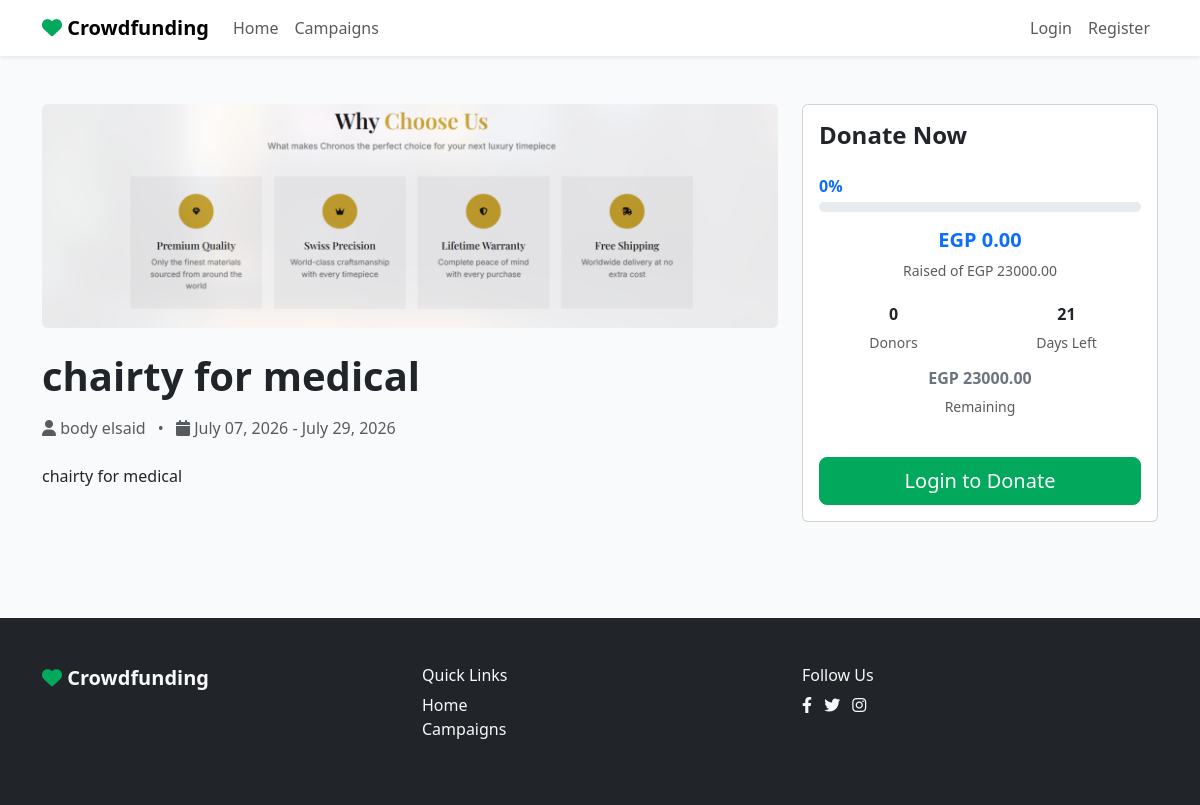
Page /campaigns/4/ on the earlier database version.
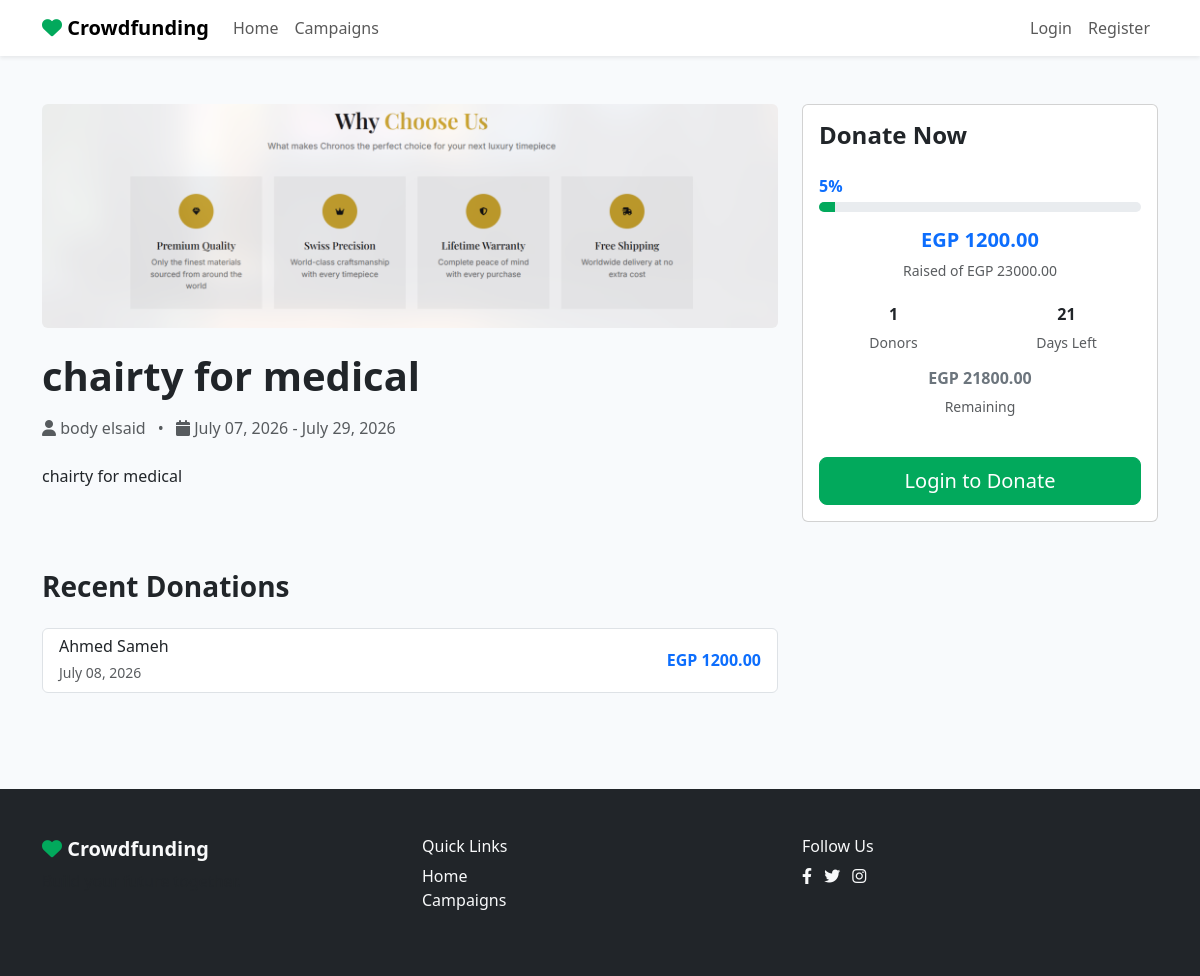
Same page on the later database version.
### projects/models.py (models this page shows, shortened)
class Campaign(models.Model):
    owner = models.ForeignKey(settings.AUTH_USER_MODEL, on_delete=models.CASCADE, related_name='campaigns')
    title = models.CharField(max_length=255)
    short_description = models.CharField(max_length=500)
    story = models.TextField()
    category = models.ForeignKey(Category, on_delete=models.CASCADE, related_name='campaigns')
    goal_amount = models.DecimalField(max_digits=12, decimal_places=2)
    raised_amount = models.DecimalField(max_digits=12, decimal_places=2, default=0.00)
    start_date = models.DateField()
    end_date = models.DateField()
    cover_image = models.ImageField(upload_to='campaign_covers/')
    is_featured = models.BooleanField(default=False)
    created_at = models.DateTimeField(auto_now_add=True)
    updated_at = models.DateTimeField(auto_now=True)
    def get_progress_percentage(self):
        if self.goal_amount == 0:
            return 0
        try:
            percentage = (float(self.raised_amount) / float(self.goal_amount)) * 100
            return round(min(100, percentage))
        except (ZeroDivisionError, TypeError):
            return 0
    def get_days_left(self):
        today = date.today()
        if today > self.end_date:
            return 0
        return (self.end_date - today).days
    def get_donor_count(self):
        return self.donations.values('donor').distinct().count()

class Donation(models.Model):
    donor = models.ForeignKey(settings.AUTH_USER_MODEL, on_delete=models.CASCADE, related_name='donations')
    campaign = models.ForeignKey(Campaign, on_delete=models.CASCADE, related_name='donations')
    amount = models.DecimalField(max_digits=12, decimal_places=2)
    donated_at = models.DateTimeField(auto_now_add=True)
    class Meta:
        ordering = ['-donated_at']

### accounts/models.py (models this page shows)
class User(AbstractUser):
    mobile_phone = models.CharField(
        max_length=11,
        validators=[
            RegexValidator(
                regex=r'^01[0125][0-9]{8}$',
                message='Enter a valid Egyptian mobile number.'
            )
        ],
        unique=True
    )
    avatar = models.ImageField(upload_to='avatars/', blank=True, null=True)
    created_at = models.DateTimeField(auto_now_add=True)

### projects/views.py (the view)
# urls.py: path('campaigns/<int:pk>/', views.campaign_detail, name='campaign_detail'),
def campaign_detail(request, pk):
    campaign = get_object_or_404(Campaign, pk=pk)
    donations = Donation.objects.filter(campaign=campaign)[:10]
    total_raised = campaign.raised_amount
    number_of_donors = campaign.get_donor_count()
    funding_percentage = campaign.get_progress_percentage()
    remaining_amount = max(0, campaign.goal_amount - total_raised)
    if request.method == 'POST' and request.user.is_authenticated:
        form = DonationForm(request.POST, campaign=campaign, user=request.user)
        if form.is_valid():
            donation = form.save(commit=False)
            donation.donor = request.user
            donation.campaign = campaign
            donation.save()
            messages.success(request, "Thank you for your donation!")
            return redirect('campaign_detail', pk=campaign.pk)
        else:
            for field, errors in form.errors.items():
                for error in errors:
                    messages.error(request, f"{form.fields[field].label if field != '__all__' else 'Error'}: {error}")
    else:
        form = DonationForm(campaign=campaign, user=request.user)
    return render(request, 'projects/campaign_detail.html', {
        'campaign': campaign,
        'donations': donations,
        'form': form,
        'total_raised': total_raised,
        'number_of_donors': number_of_donors,
        'funding_percentage': funding_percentage,
        'remaining_amount': remaining_amount,
    })

### projects/context_processors.py (called while the page is built)
def categories_processor(request):
    return {'all_categories': Category.objects.all()}

### templates/projects/campaign_detail.html (shortened to what this page needs)
{% extends "base.html" %}
{% block content %}
<section class="py-5">
    <div class="container">
        <div class="row">
            <div class="col-lg-8">
                {% if campaign.cover_image %}
                    <img src="{{ campaign.cover_image.url }}" class="img-fluid rounded mb-4" alt="{{ campaign.title }}">
                {% endif %}
                <h1 class="fw-bold mb-3">{{ campaign.title }}</h1>
                <p class="text-muted mb-4">
                    <i class="fas fa-user"></i> {{ campaign.owner.first_name }} {{ campaign.owner.last_name }}
                    <span class="mx-2">•</span>
                    <i class="fas fa-calendar"></i> {{ campaign.start_date|date:"F d, Y" }} - {{ campaign.end_date|date:"F d, Y" }}
                </p>
                <p>{{ campaign.story|linebreaks }}</p>
            </div>
            <div class="col-lg-4">
                <div class="card sticky-top" style="top: 100px;">
                    <div class="card-body">
                        <h4 class="fw-bold mb-4">Donate Now</h4>
                        <div class="d-flex justify-content-between mb-1">
                            <span class="fw-bold text-primary">{{ funding_percentage|floatformat:"0" }}%</span>
                        </div>
                        <div class="progress mb-3" style="height: 10px;">
                            <div class="progress-bar" role="progressbar" style="width: {{ funding_percentage|floatformat:"0" }}%;" aria-valuenow="{{ funding_percentage|floatformat:"0" }}" aria-valuemin="0" aria-valuemax="100"></div>
                        </div>
                        <div class="row text-center mb-4">
                            <div class="col-12 mb-2">
                                <h5 class="fw-bold text-primary">EGP {{ total_raised }}</h5>
                                <p class="text-muted small">Raised of EGP {{ campaign.goal_amount }}</p>
                            </div>
                            <div class="col-6">
                                <h6 class="fw-bold">{{ number_of_donors }}</h6>
                                <p class="text-muted small">Donors</p>
                            </div>
                            <div class="col-6">
                                <h6 class="fw-bold">{{ campaign.get_days_left }}</h6>
                                <p class="text-muted small">Days Left</p>
                            </div>
                            <div class="col-12">
                                <h6 class="fw-bold text-secondary">EGP {{ remaining_amount }}</h6>
                                <p class="text-muted small">Remaining</p>
                            </div>
                        </div>
                        {% if user.is_authenticated %}
                            {% if user == campaign.owner %}
                                <div class="alert alert-info" role="alert">
                                    <i class="fas fa-info-circle me-2"></i>
                                    This is your campaign — you cannot donate to your own campaign.
                                </div>
                            {% else %}
                                {% if messages %}
                                    {% for message in messages %}
                                        <div class="alert alert-{{ message.tags }} alert-dismissible fade show mb-3" role="alert">
                                            {{ message }}
                                            <button type="button" class="btn-close" data-bs-dismiss="alert"></button>
                                        </div>
                                    {% endfor %}
                                {% endif %}
                                {% if form.non_field_errors %}
                                    <div class="alert alert-danger mb-3" role="alert">
                                        {% for error in form.non_field_errors %}
                                            {{ error }}
                                        {% endfor %}
                                    </div>
                                {% endif %}
                                <form method="post" class="mb-4">
                                    {% csrf_token %}
                                    <div class="mb-3">
                                        <label class="form-label">Amount (EGP)</label>
                                        {{ form.amount }}
                                        {% if form.amount.errors %}
                                            <div class="text-danger small">
                                                {% for error in form.amount.errors %}
                                                    {{ error }}
                                                {% endfor %}
                                            </div>
                                        {% endif %}
                                    </div>
                                    <div class="d-grid gap-2">
                                        <button type="submit" class="btn btn-primary btn-lg fw-bold">Donate Now</button>
                                    </div>
                                </form>
                            {% endif %}
                        {% else %}
                            <a href="{% url 'login' %}" class="btn btn-primary btn-lg w-100">Login to Donate</a>
                        {% endif %}
                    </div>
                </div>
            </div>
        </div>
        {% if donations %}
            <div class="row mt-5">
                <div class="col-lg-8">
                    <h3 class="fw-bold mb-4">Recent Donations</h3>
                    <div class="list-group">
                        {% for donation in donations %}
                            <div class="list-group-item">
                                <div class="d-flex justify-content-between align-items-center">
                                    <div>
                                        <h6 class="mb-1">{{ donation.donor.first_name }} {{ donation.donor.last_name }}</h6>
                                        <small class="text-muted">{{ donation.donated_at|date:"F d, Y" }}</small>
                                    </div>
                                    <span class="fw-bold text-primary">EGP {{ donation.amount }}</span>
                                </div>
                            </div>
                        {% endfor %}
                    </div>
                </div>
            </div>
        {% endif %}
    </div>
</section>
{% endblock %}

### templates/base.html (shortened to what this page needs)
<!DOCTYPE html>
<html lang="en">
<head>
    <link href="https://cdn.jsdelivr.net/npm/bootstrap@5.3.0/dist/css/bootstrap.min.css" rel="stylesheet">
    <link rel="stylesheet" href="https://cdnjs.cloudflare.com/ajax/libs/font-awesome/6.4.0/css/all.min.css">
    <link rel="stylesheet" href="/static/css/style.css">
</head>
<body>
    <nav class="navbar navbar-expand-lg bg-white shadow-sm sticky-top">
        <div class="container">
            <a class="navbar-brand fw-bold" href="{% url 'home' %}">
                <i class="fas fa-heart" style="color: #02A95C;"></i> Crowdfunding
            </a>
            <div class="collapse navbar-collapse" id="navbarNav">
                <ul class="navbar-nav me-auto">
                <li class="nav-item">
                    <a class="nav-link" href="{% url 'home' %}">Home</a>
                </li>
                <li class="nav-item">
                    <a class="nav-link" href="{% url 'campaign_list' %}">Campaigns</a>
                </li>
                </ul>
                <ul class="navbar-nav ms-auto">
                    {% if user.is_authenticated %}
                        <li class="nav-item">
                            <a class="nav-link" href="{% url 'dashboard' %}">Dashboard</a>
                        </li>
                        <li class="nav-item">
                            <a class="nav-link" href="{% url 'campaign_create' %}">
                                <i class="fas fa-plus"></i> Start Campaign
                            </a>
                        </li>
                        <li class="nav-item dropdown ">
                            <a class="nav-link dropdown-toggle" href="#" id="navbarDropdown" role="button" data-bs-toggle="dropdown">
                                {{ user.first_name }}
                            </a>
                            <ul class="dropdown-menu">
                                <li><a class="dropdown-item" href="{% url 'profile' %}">Profile</a></li>
                                <li><a class="dropdown-item" href="{% url 'edit_profile' %}">Edit Profile</a></li>
                                <li><hr class="dropdown-divider"></li>
                                <li><a class="dropdown-item" href="{% url 'logout' %}">Logout</a></li>
                            </ul>
                        </li>
                    {% else %}
                        <li class="nav-item">
                            <a class="nav-link" href="{% url 'login' %}">Login</a>
                        </li>
                        <li class="nav-item">
                            <a class="nav-link" href="{% url 'register' %}">Register</a>
                        </li>
                    {% endif %}
                </ul>
            </div>
        </div>
    </nav>
    <div class="toast-container position-fixed bottom-0 end-0 p-3" style="z-index: 1080;">
    </div>
    {% block content %}
    {% endblock %}
    <footer class="bg-dark text-light py-5 mt-5">
        <div class="container">
            <div class="row">
                <div class="col-md-4">
                    <h5 class="fw-bold">
                        <i class="fas fa-heart" style="color: #02A95C;"></i> Crowdfunding
                    </h5>
                    <p class="text-muted">Build your future together.</p>
                </div>
                <div class="col-md-4">
                    <h6>Quick Links</h6>
                    <ul class="list-unstyled">
                        <li><a href="{% url 'home' %}" class="text-light text-decoration-none">Home</a></li>
                        <li><a href="{% url 'campaign_list' %}" class="text-light text-decoration-none">Campaigns</a></li>
                    </ul>
                </div>
                <div class="col-md-4">
                    <h6>Follow Us</h6>
                    <a href="#" class="text-light me-2"><i class="fab fa-facebook-f"></i></a>
                    <a href="#" class="text-light me-2"><i class="fab fa-twitter"></i></a>
                    <a href="#" class="text-light"><i class="fab fa-instagram"></i></a>
                </div>
            </div>
        </div>
    </footer>
</body>
</html>

### static/css/style.css (style rules this page uses)
:root { --primary-color: #02A95C; --secondary-color: #00C896; --background-color: #F8FAFC; }
body { font-family: 'Segoe UI', Tahoma, Geneva, Verdana, sans-serif; background-color: var(--background-color); }
.btn-primary { background-color: var(--primary-color); border-color: var(--primary-color); }
.progress-bar { background-color: var(--primary-color); }
.navbar { z-index: 1050 !important; }
.nav-item { position: relative !important; z-index: 100 !important; }

Differences in the rows shown:
changed Campaign "chairty for medical": raised_amount "0.00" → "1200.00"
added Donation: donor.first_name "Ahmed", donor.last_name "Sameh", donated_at "July 08, 2026", amount "1200.00"
Other differences:
{{ funding_percentage|floatformat:"0" }}: "0" → "5"
{{ number_of_donors }}: "0" → "1"
{{ remaining_amount }}: "23000.00" → "21800.00"
text now shown: "Recent Donations"
